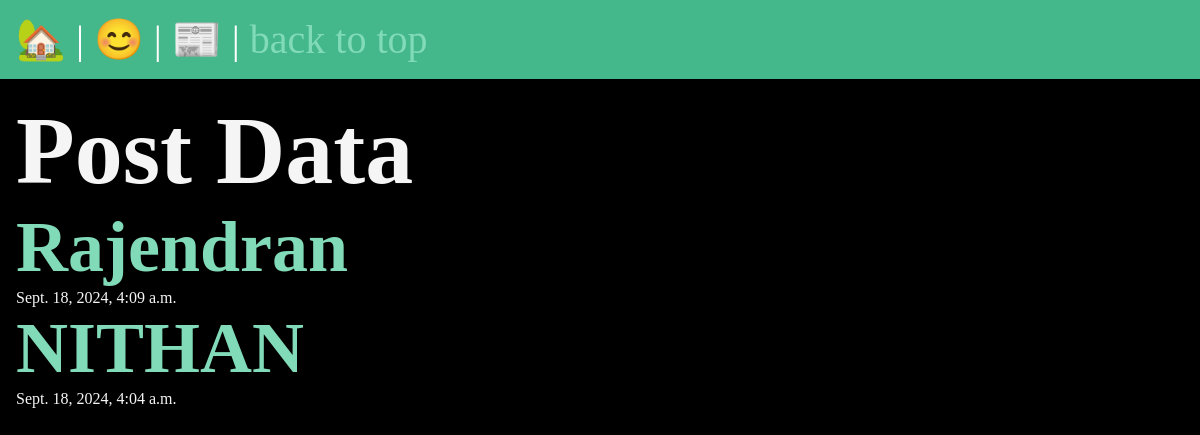
/posts/, run on an earlier commit of the app's database.
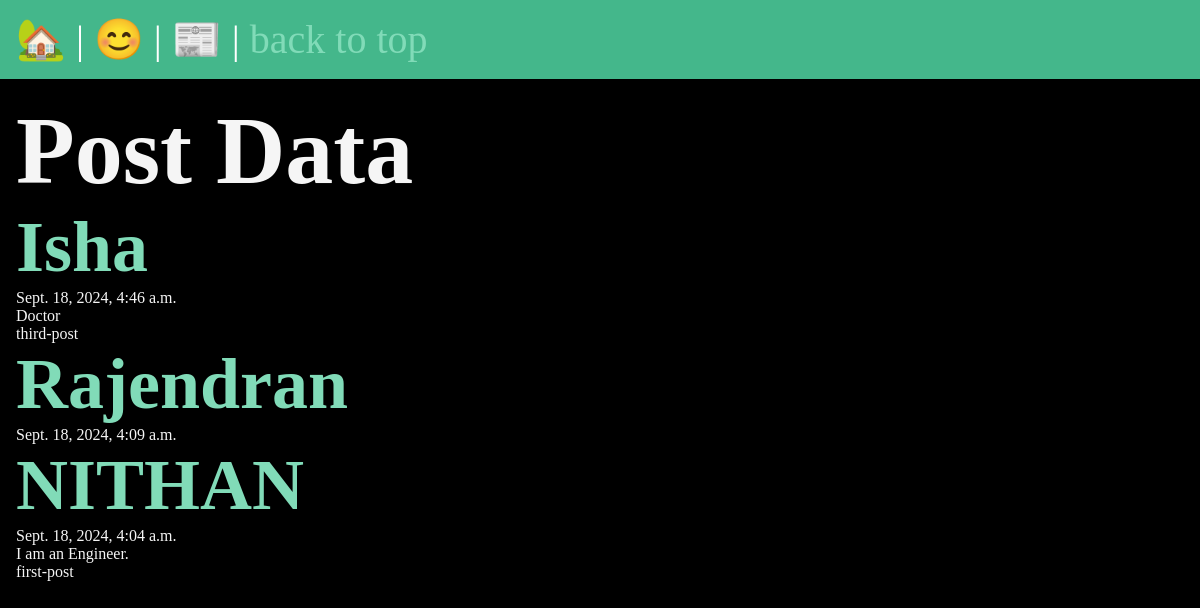
And on a later commit of the database.
### posts/models.py (models this page shows, shortened)
class Post(models.Model):
    title=models.CharField( max_length=50)
    body=models.TextField()
    slug=models.SlugField()
    date=models.DateTimeField(auto_now_add=True)

### posts/views.py (the view)
# urls.py: path('',views.posts_list,name="list"),
def posts_list(request):
    post_data = Post.objects.all().order_by("-date")
    return render(request,'posts/post_list.html',{"posts":post_data})

### posts/templates/posts/post_list.html (shortened to what this page needs)
{% extends "layout.html" %}
{% block content %}
    <h1>Post Data</h1>
    {% for post in posts%}
        <article>
            <h1>
                <a href="{% url 'posts:page' slug=post.slug %}">
                {{post.title}}
                </a>
            </h1>
            <p>{{post.date}}</p>
            <p>{{post.body}}</p>
            <p>{{post.slug}}</p>
        </article>
    {% endfor%}
{% endblock %}

### templates/layout.html (shortened to what this page needs)
<!DOCTYPE html>
{% load static %}
<html lang="en">
<head>
    <link rel="stylesheet" href="{% static 'css/style.css' %}">
</head>
<body>
    <nav>
        <a href="/">🏡</a> |
        <a href="/about">😊</a> |
        <a href="{% url 'posts:list'%}">📰</a> |
        <a href="#">back to top</a>
    </nav>
    <main>
        {% block content %}
        {% endblock %}
    </main>
</body>
</html>

### static/css/style.css (style rules this page uses)
* { margin: 0; padding: 0; box-sizing: border-box; }
body { min-height: 100vh; background-color: black; color: whitesmoke; font-size: 3rem; }
nav { padding: 1rem; background-color: #44B78B; color: white; font-size: 2.5rem; }
main { padding: 1rem; }
p { font-size: 1rem; }
a { text-decoration: none; color: #81dbb8; }

What changed in the data, as far as the page shows it:
added Post: title "Isha", date "Sept. 18, 2024, 4:46 a.m.", body "Doctor", slug "third-post"
changed Post "NITHAN": body (not shown) → "I am an Engineer."; slug (not shown) → "first-post"
